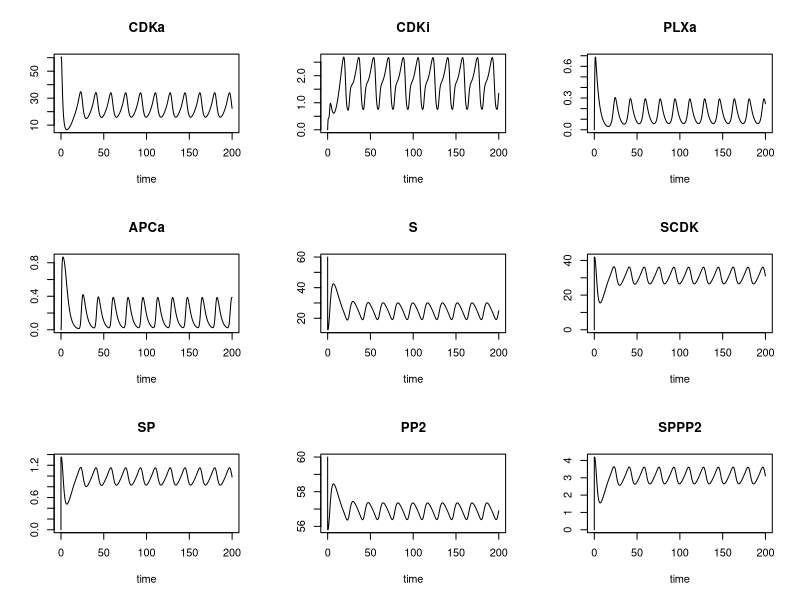
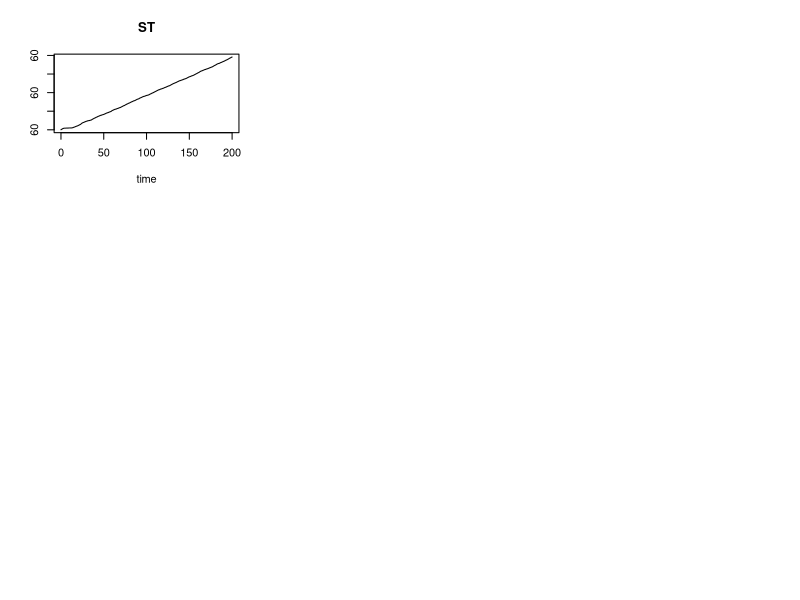
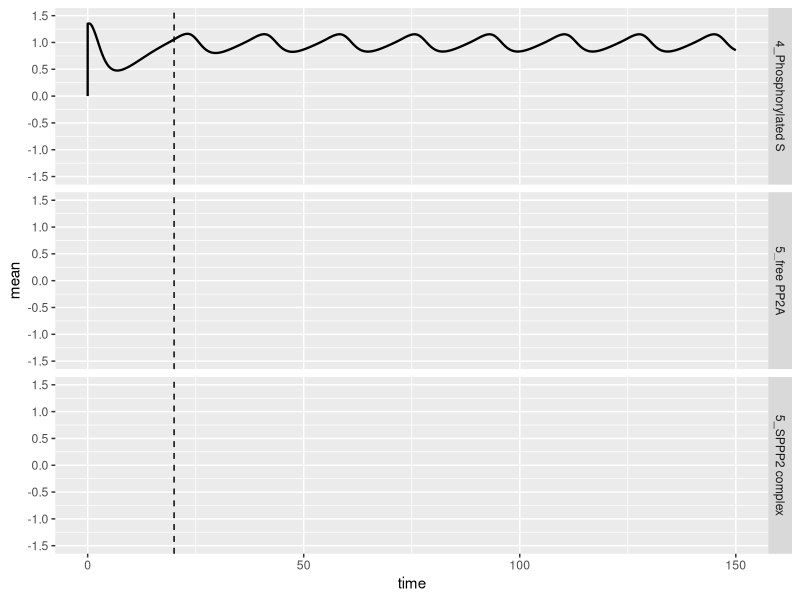
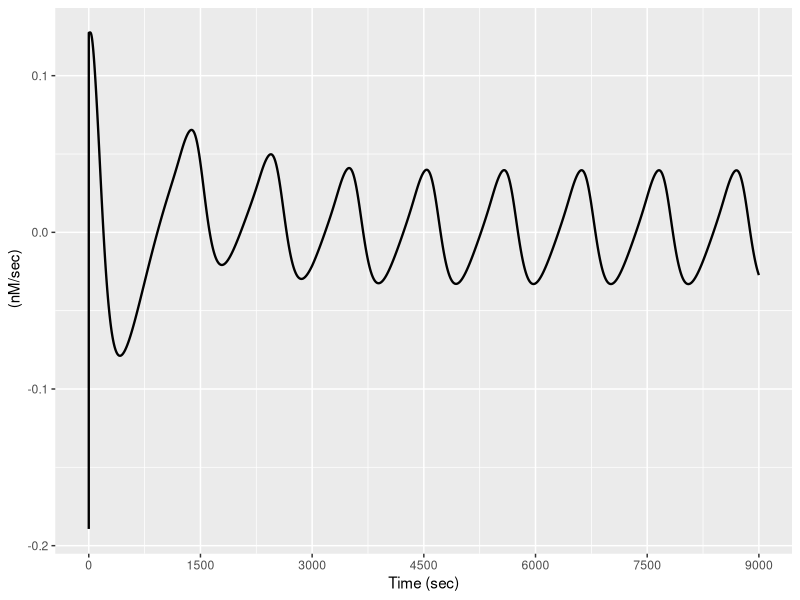

Generate these figures, in order, with R:
#R-script for ITC data anaylsis described in Rodenfels et al. 
#Script name: 5_CellcyleModel.R
#purpose: Mathematical modeling of the cell cycle and its heat dissipation


#load neccesary librarys
library(deSolve)
library(scatterplot3d)
library(ggplot2)


#define odinary differential equiations.
Lorenz <- function(t, state, parameters) {
  with(as.list(c(state, parameters)), {
    dCDKa <- ksynth - kdest*APCa*CDKa + 1/sqrt(r)*kcdkon*(1+p*(CDKa^ncdc25/(CDKa^ncdc25+ec50cdc25^ncdc25)))*CDKi - sqrt(r)*kcdkoff*(1+p*(ec50wee1^nwee1/(CDKa^nwee1+ec50wee1^nwee1)))*CDKa
    dCDKi <- -kdest*APCa*CDKi - 1/sqrt(r)*kcdkon*(1+p*(CDKa^ncdc25/(CDKa^ncdc25+ec50cdc25^ncdc25)))*CDKi + sqrt(r)*kcdkoff*(1+p*(ec50wee1^nwee1/(CDKa^nwee1+ec50wee1^nwee1)))*CDKa
    dPLXa <- kplxon*(CDKa^nplx/(CDKa^nplx+ec50plx^nplx))*(1-PLXa)-kplxoff*PLXa
    dAPCa <- kapcon*(PLXa^napc/(PLXa^napc+ec50apc^napc))*(1-APCa)-kapcoff*APCa
    dS  <- kcdkoff1*SCDK - kcdkon1*S*CDKa + kcatpp2*SPPP2
    dSCDK <- kcdkon1*S*CDKa - (kcatcdk1+kcdkoff1)*SCDK
    dSP <- kcatcdk1*SCDK - kpp2on*SP*PP2 + kpp2off*SPPP2
    dPP2 <-kpp2off*SPPP2 + kcatpp2*SPPP2 - kpp2on*SP*PP2
    dSPPP2 <- -(kcatpp2+kpp2off)*SPPP2 + kpp2on*SP*PP2
    dST <- dS + dSP + dSCDK + dSPPP2
    
    
    list(c(dCDKa,dCDKi,dPLXa,dAPCa,dS, dSCDK,dSP, dPP2,dSPPP2,dST))
  })
}
#define parameters of the model
parameters <- c(ksynth = 1.5*1.9, 
                kdest = 0.4*1.9 , 
                kcdkon = 0.0354*1.9 ,
                kcdkoff = 0.0354*1.9, 
                kplxon = 1.5*1.9  ,
                kplxoff = 0.125*1.9, 
                kapcon= 1.5*1.9, 
                kapcoff=0.15*1.9, 
                r=1/32, 
                ec50cdc25=30,
                ec50wee1=35,
                ncdc25=11,
                nwee1=3.5,
                p=5,
                ec50plx=60,
                ec50apc=0.5,
                napc=4,
                nplx=5,
                kcdkon1=10,
                kcdkoff1=0.1,
                kcatcdk1=180,
                kpp2on=100,
                kpp2off=0.01,
                kcatpp2=1800)
#start values
state <- c(CDKa = 60, CDKi = 0, PLXa = 0, APCa=0,S = 60, SCDK = 0, SP=0, PP2=60, SPPP2=0,ST=60)
times <- seq(0, 200, by = 0.002)
out <- ode(y = state, times = times, func = Lorenz, parms = parameters)

#plot output data
plot(out)

#write output in a dataframe
dfa <- data.frame(out)

#subdataframes for specific
cdka <- data.frame(dfa$time,dfa$CDKa)
cdki <- data.frame(dfa$time,dfa$CDKi)
apc <- data.frame(dfa$time,dfa$APCa)
S <- data.frame(dfa$time,dfa$S)
SCDK <-data.frame(dfa$time,dfa$SCDK)
SP <- data.frame(dfa$time,dfa$SP)
PP2<- data.frame(dfa$time,dfa$PP2)
SPPP2<- data.frame(dfa$time,dfa$SPPP2)

#rename dataframes
cdka$cond <- rep("1_Active CDK1",length(dfa$time))
colnames(cdka) <- c("time", "mean","cond")

S$cond <- rep("2_Substrate",length(dfa$time))
colnames(S) <- c("time", "mean","cond")

SCDK$cond <- rep("3_SCDK complex",length(dfa$time))
colnames(SCDK) <- c("time", "mean","cond")

SP$cond <- rep("4_Phosphorylated S",length(dfa$time))
colnames(SP) <- c("time", "mean","cond")

PP2$cond <- rep("5_free PP2A",length(dfa$time))
colnames(PP2) <- c("time", "mean","cond")

SPPP2$cond <- rep("5_SPPP2 complex",length(dfa$time))
colnames(SPPP2) <- c("time", "mean","cond")

#combine dataframes
model12 <- rbind(cdka, S,SCDK)
model13 <- rbind(SP,PP2,SPPP2)
model14 <- rbind(cdka,SCDK,SP,SPPP2)

#plot subset of the model results
ggplot(model13, aes(time, mean)) + geom_line(size=0.8)+   facet_grid(cond ~ ., scales = "free_y", space="fixed")+xlim(0,150)+
  scale_y_continuous(breaks = c(-1.5,-1,-0.5,0,0.5,1,1.5), limits = c(-1.5,1.5))+geom_vline(xintercept=20,linetype="dashed")
model13 <- rbind(cdka,PP2)

#Calulcation of theoretical heat dissipation by cell cycle dephopshorylation events
dfa$heat <- dfa$SPPP2*(0.6*10^-7)*42*10^3*30

#filter heat dissipation
dfa$heat_lowess <- lowess(dfa$heat, f=0.5)[[2]]
dfa$heatosc <- dfa$heat - dfa$heat_lowess

#write data into data.frame
heat <- data.frame(dfa$time,dfa$heatosc)
heat$cond <- rep("heat model",length(dfa$time))
colnames(heat) <- c("time", "mean","cond")

#plot theoretical heat data
ggplot(heat, aes(time*60,mean))+ geom_line(size=0.8) + xlab("Time (sec)") + ylab(" (nM/sec)")+
  scale_x_continuous(breaks = c(0,1500,3000,4500,6000,7500,9000), limits = c(0,9000))
